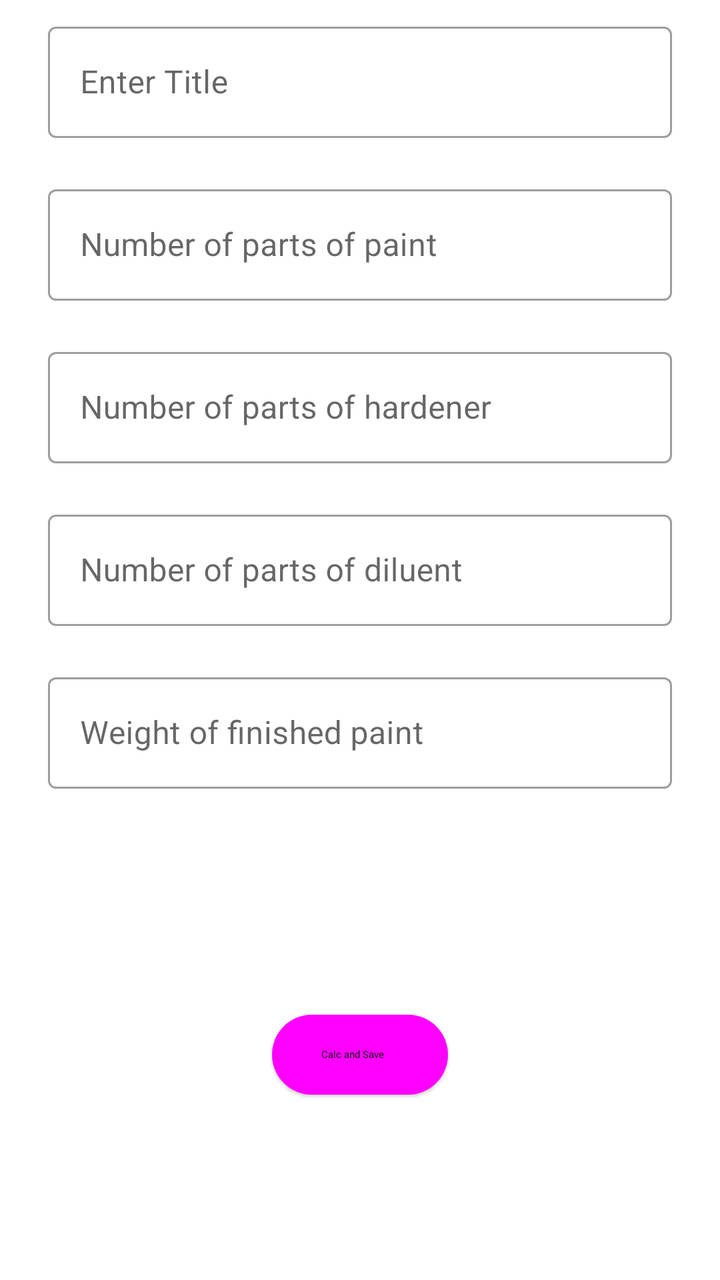
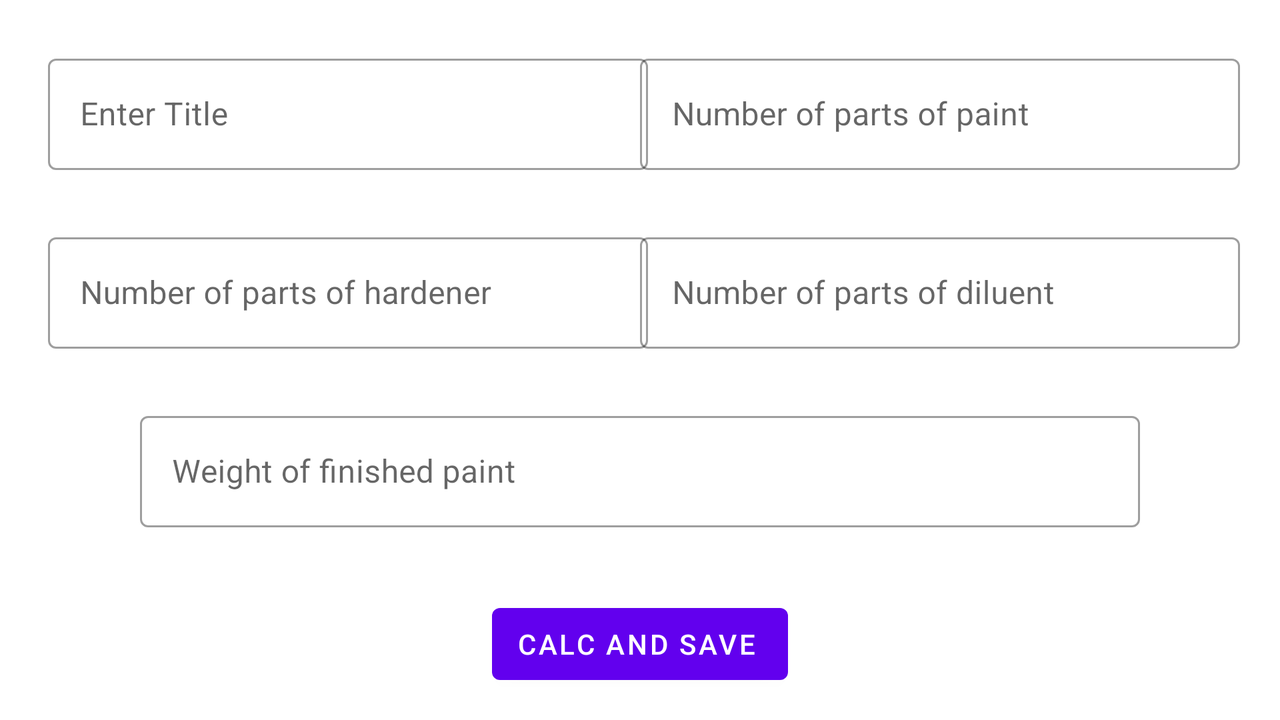

An Android layout and its configuration variant, each rendered on a device that would load it. The default file and the variant file are quoted in full after the pictures.
<!-- AndroidManifest.xml: application theme Theme.MixingAutoPaint -->
<!-- res/layout/add_mix_paint_fragment.xml -->
<?xml version="1.0" encoding="utf-8"?>
<FrameLayout xmlns:android="http://schemas.android.com/apk/res/android"
    xmlns:app="http://schemas.android.com/apk/res-auto"
    xmlns:tools="http://schemas.android.com/tools"
    android:layout_width="match_parent"
    android:layout_height="match_parent"
    tools:context=".presentation.addFragment.AddMixPaintFragment">

    <androidx.constraintlayout.widget.ConstraintLayout
        android:layout_width="match_parent"
        android:layout_height="match_parent">

        <com.google.android.material.textfield.TextInputLayout
            android:id="@+id/inTitle"
            style="@style/Widget.MaterialComponents.TextInputLayout.OutlinedBox"
            android:layout_width="0dp"
            android:layout_height="wrap_content"
            android:layout_marginStart="24dp"
            android:layout_marginTop="8dp"
            android:layout_marginEnd="24dp"
            android:hint="@string/in_title"
            app:errorEnabled="true"
            app:layout_constraintEnd_toEndOf="parent"
            app:layout_constraintStart_toStartOf="parent"
            app:layout_constraintTop_toTopOf="parent">

            <com.google.android.material.textfield.TextInputEditText
                android:id="@+id/inTitleInput"
                android:layout_width="match_parent"
                android:layout_height="wrap_content"
                android:inputType="text"
                tools:ignore="TextContrastCheck" />

        </com.google.android.material.textfield.TextInputLayout>

        <com.google.android.material.textfield.TextInputLayout
            android:id="@+id/inPaintPart"
            style="@style/Widget.MaterialComponents.TextInputLayout.OutlinedBox"
            android:layout_width="0dp"
            android:layout_height="wrap_content"
            android:layout_marginStart="24dp"
            android:layout_marginEnd="24dp"
            android:hint="@string/in_paint"
            app:errorEnabled="true"
            app:layout_constraintEnd_toEndOf="parent"
            app:layout_constraintStart_toStartOf="parent"
            app:layout_constraintTop_toBottomOf="@+id/inTitle">

            <com.google.android.material.textfield.TextInputEditText
                android:id="@+id/inPaintPartInput"
                android:layout_width="match_parent"
                android:layout_height="wrap_content"
                android:inputType="numberDecimal"
                tools:ignore="TextContrastCheck" />

        </com.google.android.material.textfield.TextInputLayout>

        <com.google.android.material.textfield.TextInputLayout
            android:id="@+id/inHardenerPart"
            style="@style/Widget.MaterialComponents.TextInputLayout.OutlinedBox"
            android:layout_width="0dp"
            android:layout_height="wrap_content"
            android:layout_marginStart="24dp"
            android:layout_marginEnd="24dp"
            android:hint="@string/in_hardener"
            app:errorEnabled="true"
            app:layout_constraintEnd_toEndOf="parent"
            app:layout_constraintStart_toStartOf="parent"
            app:layout_constraintTop_toBottomOf="@+id/inPaintPart">

            <com.google.android.material.textfield.TextInputEditText
                android:id="@+id/inHardenerPartInput"
                android:layout_width="match_parent"
                android:layout_height="wrap_content"
                android:inputType="numberDecimal"
                tools:ignore="TextContrastCheck" />

        </com.google.android.material.textfield.TextInputLayout>

        <com.google.android.material.textfield.TextInputLayout
            android:id="@+id/inDiluentPart"
            style="@style/Widget.MaterialComponents.TextInputLayout.OutlinedBox"
            android:layout_width="0dp"
            android:layout_height="wrap_content"
            android:layout_marginStart="24dp"
            android:layout_marginEnd="24dp"
            android:hint="@string/in_diluent"
            app:errorEnabled="true"
            app:layout_constraintEnd_toEndOf="parent"
            app:layout_constraintStart_toStartOf="parent"
            app:layout_constraintTop_toBottomOf="@+id/inHardenerPart">

            <com.google.android.material.textfield.TextInputEditText
                android:id="@+id/inDiluentPartInput"
                android:layout_width="match_parent"
                android:layout_height="wrap_content"
                android:inputType="numberDecimal"
                tools:ignore="TextContrastCheck" />

        </com.google.android.material.textfield.TextInputLayout>

        <com.google.android.material.textfield.TextInputLayout
            android:id="@+id/inMassPaint"
            style="@style/Widget.MaterialComponents.TextInputLayout.OutlinedBox"
            android:layout_width="0dp"
            android:layout_height="wrap_content"
            android:layout_marginStart="24dp"
            android:layout_marginEnd="24dp"
            android:hint="@string/paint_mass"
            app:errorEnabled="true"
            app:layout_constraintEnd_toEndOf="parent"
            app:layout_constraintStart_toStartOf="parent"
            app:layout_constraintTop_toBottomOf="@+id/inDiluentPart">

            <com.google.android.material.textfield.TextInputEditText
                android:id="@+id/inMassPaintInput"
                android:layout_width="match_parent"
                android:layout_height="wrap_content"
                android:inputType="number"
                tools:ignore="TextContrastCheck" />

        </com.google.android.material.textfield.TextInputLayout>

        <Button
            android:id="@+id/saveEditButton"
            style="@style/Widget.Material3.Button.ElevatedButton.Icon"
            android:layout_width="wrap_content"
            android:layout_height="wrap_content"
            android:clickable="true"
            android:focusable="true"
            android:checkable="true"
            android:text="@string/bt_save"
            app:icon="@drawable/outline_save_24"
            app:layout_constraintBottom_toBottomOf="parent"
            app:layout_constraintEnd_toEndOf="parent"
            app:layout_constraintStart_toStartOf="parent"
            app:layout_constraintTop_toBottomOf="@+id/inMassPaint" />
    </androidx.constraintlayout.widget.ConstraintLayout>

</FrameLayout>
<!-- resources referenced by this layout -->
<resources>
  <string name="bt_save">Calc and Save</string>
  <string name="in_diluent">Number of parts of diluent</string>
  <string name="in_hardener">Number of parts of hardener</string>
  <string name="in_paint">Number of parts of paint</string>
  <string name="in_title">Enter Title</string>
  <string name="paint_mass">Weight of finished paint</string>
  <style name="Theme.MixingAutoPaint" parent="Theme.MaterialComponents.DayNight.DarkActionBar">
          
          <item name="colorPrimary">@color/purple_500</item>
          <item name="colorPrimaryVariant">@color/purple_700</item>
          <item name="colorOnPrimary">@color/white</item>
          
          <item name="colorSecondary">@color/teal_200</item>
          <item name="colorSecondaryVariant">@color/teal_700</item>
          <item name="colorOnSecondary">@color/black</item>
          
          <item name="android:statusBarColor" tools:targetApi="l">?attr/colorPrimaryVariant</item>
          
      </style>
  <color name="purple_500">#FF6200EE</color>
  <color name="purple_700">#FF3700B3</color>
  <color name="white">#FFFFFFFF</color>
  <color name="teal_200">#FF03DAC5</color>
  <color name="teal_700">#FF018786</color>
  <color name="black">#FF000000</color>
</resources>
<!-- res/layout-land/add_mix_paint_fragment.xml (the repository's variant of the layout above) -->
<!-- drawn on the phone turned sideways -->
<?xml version="1.0" encoding="utf-8"?>
<FrameLayout xmlns:android="http://schemas.android.com/apk/res/android"
    xmlns:app="http://schemas.android.com/apk/res-auto"
    xmlns:tools="http://schemas.android.com/tools"
    android:layout_width="match_parent"
    android:layout_height="match_parent"
    tools:context=".presentation.addFragment.AddMixPaintFragment">

    <androidx.constraintlayout.widget.ConstraintLayout
        android:layout_width="match_parent"
        android:layout_height="match_parent">

        <com.google.android.material.textfield.TextInputLayout
            android:id="@+id/inTitle"
            style="@style/Widget.MaterialComponents.TextInputLayout.OutlinedBox"
            android:layout_width="0dp"
            android:layout_height="wrap_content"
            android:layout_marginStart="24dp"
            android:layout_marginTop="24dp"
            android:layout_marginEnd="24dp"
            android:hint="@string/in_title"
            app:errorEnabled="true"
            app:layout_constraintStart_toStartOf="parent"
            app:layout_constraintTop_toTopOf="parent">

            <com.google.android.material.textfield.TextInputEditText
                android:id="@+id/inTitleInput"
                android:layout_width="300dp"
                android:layout_height="wrap_content"
                android:inputType="text"
                tools:ignore="TextContrastCheck" />

        </com.google.android.material.textfield.TextInputLayout>

        <com.google.android.material.textfield.TextInputLayout
            android:id="@+id/inPaintPart"
            style="@style/Widget.MaterialComponents.TextInputLayout.OutlinedBox"
            android:layout_width="wrap_content"
            android:layout_height="wrap_content"
            android:layout_marginTop="24dp"
            android:layout_marginEnd="24dp"
            android:hint="@string/in_paint"
            app:errorEnabled="true"
            app:layout_constraintEnd_toEndOf="parent"
            app:layout_constraintStart_toEndOf="@+id/inTitle"
            app:layout_constraintTop_toTopOf="parent">

            <com.google.android.material.textfield.TextInputEditText
                android:id="@+id/inPaintPartInput"
                android:layout_width="300dp"
                android:layout_height="wrap_content"
                android:inputType="numberSigned"
                tools:ignore="TextContrastCheck" />

        </com.google.android.material.textfield.TextInputLayout>

        <com.google.android.material.textfield.TextInputLayout
            android:id="@+id/inHardenerPart"
            style="@style/Widget.MaterialComponents.TextInputLayout.OutlinedBox"
            android:layout_width="0dp"
            android:layout_height="wrap_content"
            android:layout_marginStart="24dp"
            android:layout_marginTop="8dp"
            android:hint="@string/in_hardener"
            app:errorEnabled="true"
            app:layout_constraintStart_toStartOf="parent"
            app:layout_constraintTop_toBottomOf="@+id/inTitle">

            <com.google.android.material.textfield.TextInputEditText
                android:id="@+id/inHardenerPartInput"
                android:layout_width="300dp"
                android:layout_height="wrap_content"
                android:inputType="numberSigned"
                tools:ignore="TextContrastCheck" />

        </com.google.android.material.textfield.TextInputLayout>

        <com.google.android.material.textfield.TextInputLayout
            android:id="@+id/inDiluentPart"
            style="@style/Widget.MaterialComponents.TextInputLayout.OutlinedBox"
            android:layout_width="wrap_content"
            android:layout_height="wrap_content"
            android:layout_marginTop="8dp"
            android:layout_marginEnd="24dp"
            android:hint="@string/in_diluent"
            app:errorEnabled="true"
            app:layout_constraintEnd_toEndOf="parent"
            app:layout_constraintStart_toEndOf="@+id/inHardenerPart"
            app:layout_constraintTop_toBottomOf="@+id/inPaintPart">

            <com.google.android.material.textfield.TextInputEditText
                android:id="@+id/inDiluentPartInput"
                android:layout_width="300dp"
                android:layout_height="wrap_content"
                android:inputType="numberSigned"
                tools:ignore="TextContrastCheck" />

        </com.google.android.material.textfield.TextInputLayout>

        <com.google.android.material.textfield.TextInputLayout
            android:id="@+id/inMassPaint"
            style="@style/Widget.MaterialComponents.TextInputLayout.OutlinedBox"
            android:layout_width="wrap_content"
            android:layout_height="wrap_content"
            android:layout_marginStart="24dp"
            android:layout_marginTop="8dp"
            android:layout_marginEnd="24dp"
            android:hint="@string/paint_mass"
            app:errorEnabled="true"
            app:layout_constraintEnd_toEndOf="parent"
            app:layout_constraintStart_toStartOf="parent"
            app:layout_constraintTop_toBottomOf="@id/inHardenerPart">

            <com.google.android.material.textfield.TextInputEditText
                android:id="@+id/inMassPaintInput"
                android:layout_width="500dp"
                android:layout_height="wrap_content"
                android:inputType="numberSigned"
                tools:ignore="TextContrastCheck" />

        </com.google.android.material.textfield.TextInputLayout>

        <Button
            android:id="@+id/saveEditButton"
            style="@style/Widget.MaterialComponents.Button.Icon"
            android:layout_width="wrap_content"
            android:layout_height="wrap_content"
            android:text="@string/bt_save"
            app:icon="@drawable/outline_save_24"
            app:layout_constraintBottom_toBottomOf="parent"
            app:layout_constraintEnd_toEndOf="parent"
            app:layout_constraintStart_toStartOf="parent"
            app:layout_constraintTop_toBottomOf="@+id/inMassPaint" />
    </androidx.constraintlayout.widget.ConstraintLayout>

</FrameLayout>
